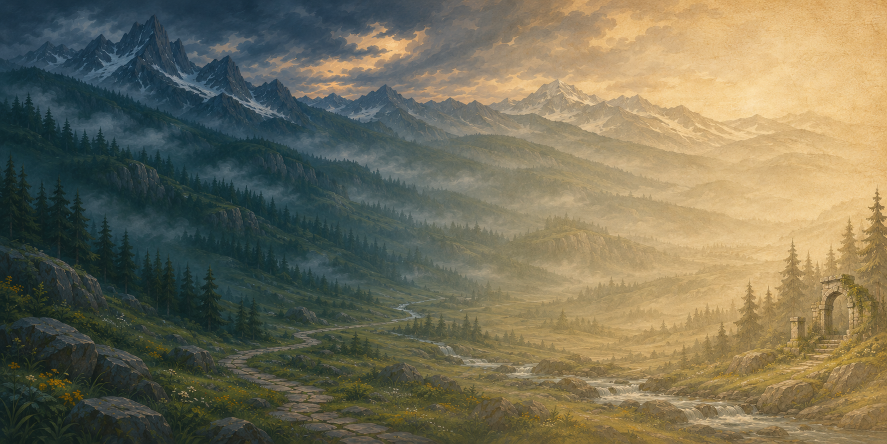
#> input picture art/JournalPanorama.png, 1774 x 887 px (shown at 1/2 size); its folder holds 4 pictures in this run
$ python prepare_journal_art.py
#> lines starting #> are read from the running program, lines starting #| are printed output that depends on the picture
"""Build/check the continuous, power-of-two RGBA journal panorama.

python tools/prepare_journal_art.py [--check]
"""
from pathlib import Path
import argparse
from PIL import Image

ROOT=Path(__file__).resolve().parents[1]
parser=argparse.ArgumentParser()
parser.add_argument('--check',action='store_true')
args=parser.parse_args()
for name in ('JournalPanorama',):
    source=ROOT/f'art/{name}.png'
    target=ROOT/f'UpgradeCrossroads/Media/{name}.tga'
    with Image.open(source) as image:
#> image is the input picture: PIL image 1774x887 RGB; mean R, G, B 116.4, 111.3, 88.1
        expected=image.convert('RGBA').resize((1024,512),Image.Resampling.LANCZOS)
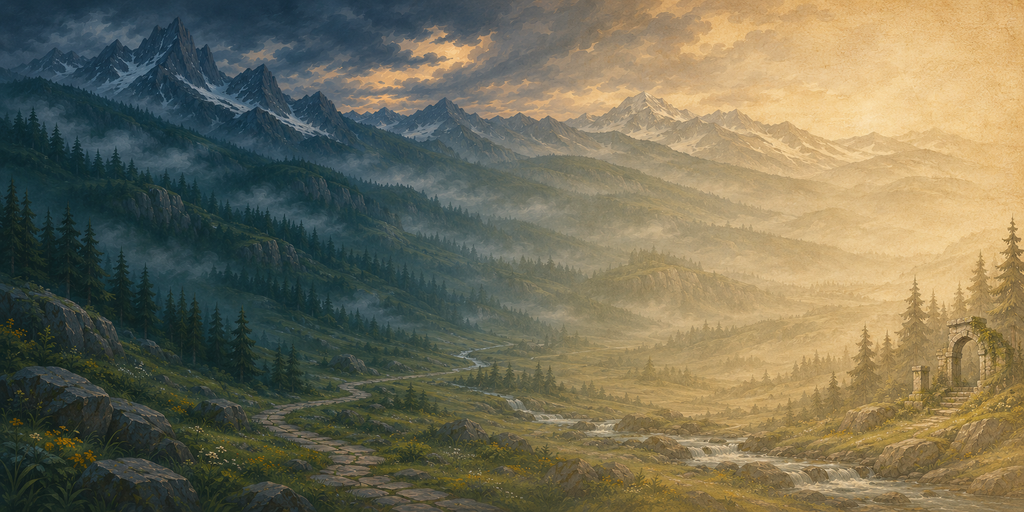
#> expected: PIL image 1024x512 RGBA; mean R, G, B, A 116.4, 111.3, 88.1, 255
    if args.check:
        data=target.read_bytes()
        assert len(data)>=18 and data[2]==2 and data[16]==32, f'{name} must be uncompressed 32-bit TGA'
        with Image.open(target) as image:
            assert image.size==(1024,512), f'{name} must be 1024x512'
            assert image.convert('RGBA').tobytes()==expected.tobytes(), f'Rebuild {name} from its source'
        print(f'{name} matches its source: 1024x512 RGBA TGA.')
    else:
        expected.save(target,compression=None)
        print(target)
